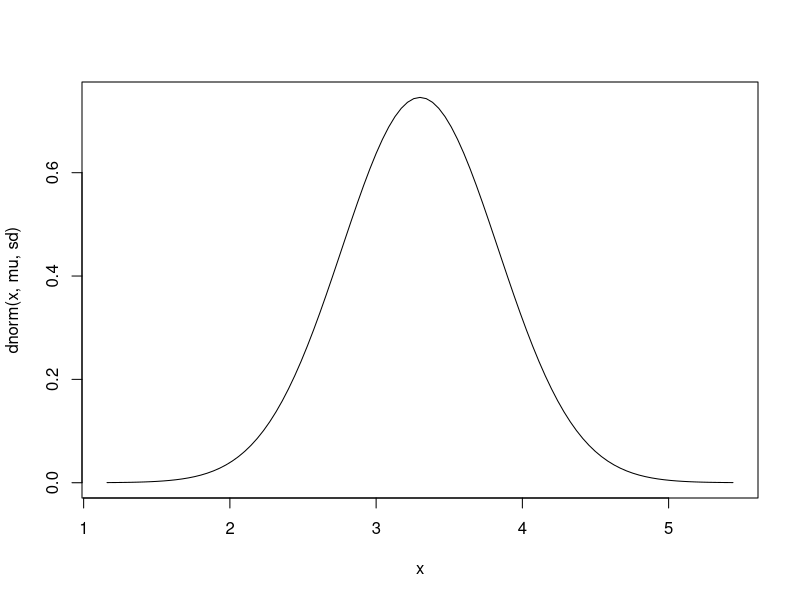
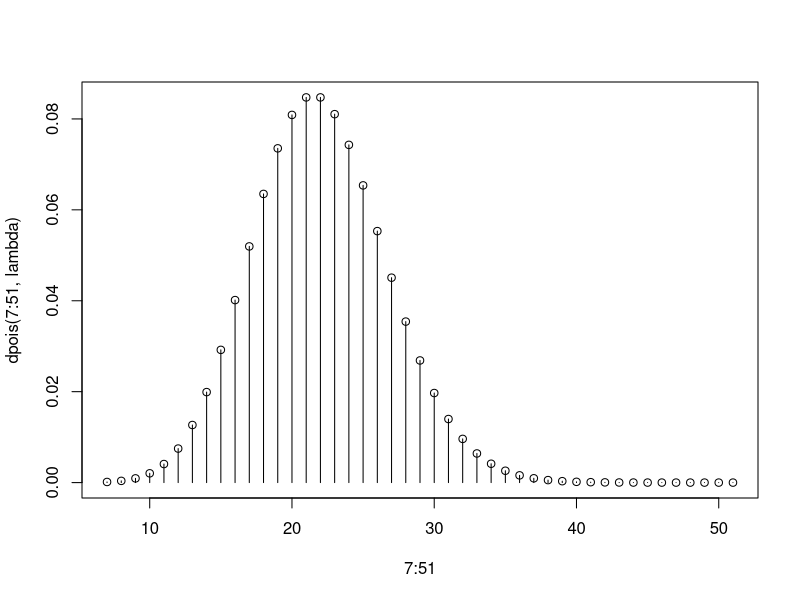
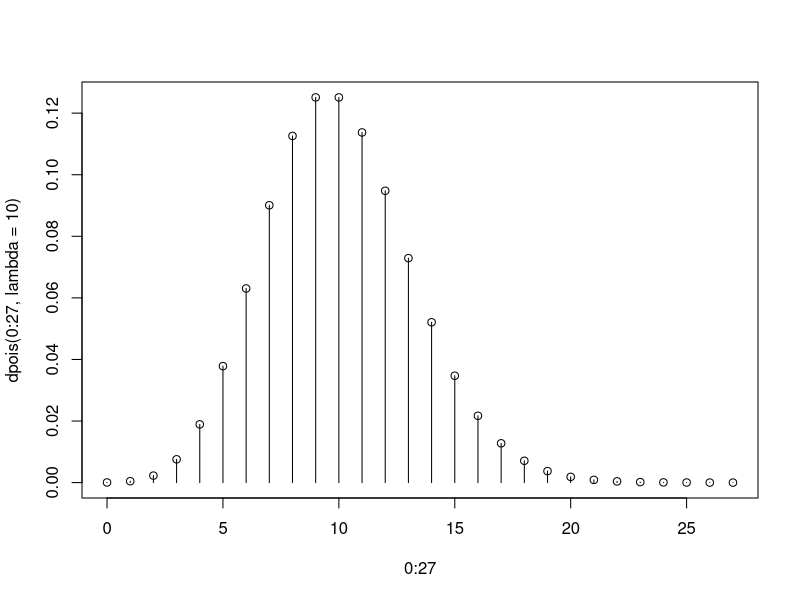
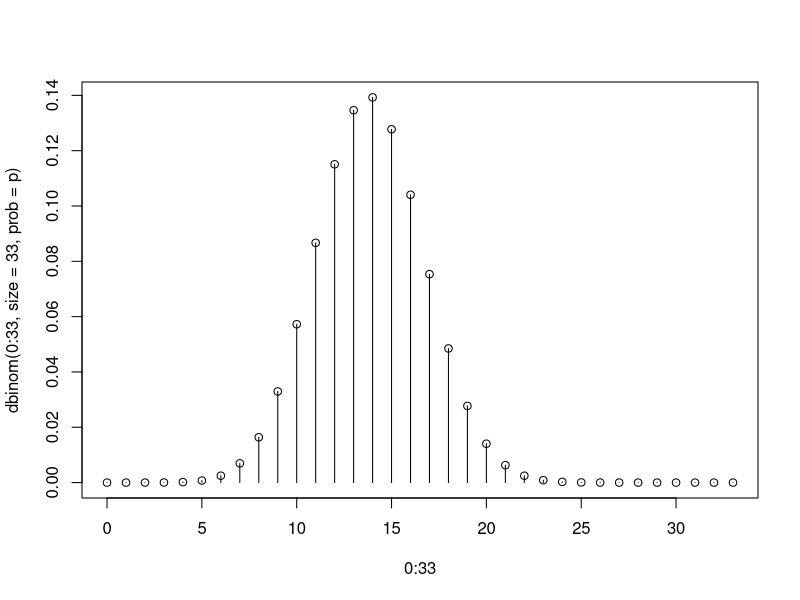

Write the R code that produced these figures, in order.

#################### PREGUNTA 1 ####################

# El contenido de una probeta del laboratorio de química se distribuye normalmente con media 4. cl y desviación estándar de 0.97 cl:
mu = 3.3; sd = 0.535
# 1.¿Cuál es la gráfica correcta de la función de densidad delcontenido de una probeta?
curve(dnorm(x,mu,sd),xlim=c(mu-4*sd,mu+4*sd))

# 2. ¿Cuál es la probabilidad de que una probeta determinada tenga más de 4.1 cl?
x1 = 2.2
1-pnorm(x1,mu,sd) # 1-prob = "tenga más de x1"

# 3. ¿Cuál es la probabilidad de que una probeta determinada tenga entre 3.1 cl y 4. cl?
x2 = 2.2 ; x3 = 4.3 # x3 >= X >= x2
pnorm(x3,mu,sd)-pnorm(x2,mu,sd)

# 4. Calcule el percentil 0.86 de la función de densidad:
percentil = 0.34
qnorm(percentil,mu,sd)

# 5. En un conjunto de 7 probetas, ¿Cuál es la probabilidad de que el contenido líquido total sea inferior a 22.9 cl?
n = 9; x4 = 26.5
pnorm(x4,n*mu,sqrt(n)*sd)

# Matlab: daxContModels.p; 3; mu=mu*n, sd=sd*sqrt(n); 1; 26.5(mostra)

###################################################




#################### PREGUNTA 2 ###################

# Al probar un cierto tipo de neumático de camión en un terreno accidentado, se encuentra que el 52% de los camiones no puede completar la
# prueba sin una explosión en los neumáticos. Se quiere saber:

#1.¿Cuál es la probabilidad de que se prueben 94 camiones hasta que 50 sufran una explosión en los neumáticos?
X = 94 # num. total camions
r1 = 50 # num. encerts (94 camiones hasta que 50 sufran)
p = 0.52 # probabilidad 48% de los camiones no puede completar
dnbinom(X-r1,r1,p)

#2.¿Cuál es la probabilidad de que se pruebe entre 48 y 51 (ambos incluidos) camiones hasta encontrar 25 que sufran explosión en losneumáticos?
x1 = 51; x2 = 48; r2 = 25
pnbinom(x1-r2,r2,p)-pnbinom((x2-1)-r2,r2,p)

#3. Si Z es la variable aleatoria que cuenta el número de camiones a probar hasta que se obtengan 33 que sufran explosión en losneumáticos, calcula:
# E(Z) = r/p
r3 = 33

# El valor esperado de Z:
r3/p

# La varianza de Z:    V(Z) = n*(1-p)/p^2
n = 33
n*(1-p)/p^2

####################################################




#################### PRGUNTA 3 ####################

# El número de llamadas telefónicas que llegan a una central telefónica a menudo se modela como una variable aleatoria de Poisson.
# Supongamos que en promedio hay 22 llamadas por hora.
lambda = 22

# 1. ¿Cuál es la probabilidad de que pase un tiempo de 0.03 horas entre dos llamadas?

# SOLUCIÓN: La probabilidad de que una variable continua tome un valor exacto es siempre 0!

# 2. ¿Cuál es la probabilidad de que pase un tiempo MÁXIMO de 0.054 horas entre dos llamadas?
t = 0.054
pexp(t,lambda) # també pexp(t,mu,lower.tail=F)

# 3. Un experimento se define como contabilizar el tiempo entre dos llamadas. Si se simulan 200000 experimentos, la media del tiempo
# entre dos llamadas es un valor cercano a: (Seleccione una de las siguientes opciones)
1/lambda
set.seed(23); mean(rexp(200000,22))

###################################################




#################### PRGUNTA 4 ####################

#Un estudio examinó las actitudes nacionales sobre los antidepresivos. El estudio reveló que el 47% de la gente cree que "los antidepresivos
#realmente no curan nada, solo encubren el problema real". De acuerdo con dicho estudio:
p= 0.47
#1. Calcula la probabilidad de que exactamente 14 de las siguientes 26 personas seleccionadas al azar sean de esta opinión?
X1= 26
x1 = 14

dbinom(x1,X1,p)

# 2. ¿Cuál es la probabilidad de que como máximo 19 de las siguientes 30 personas seleccionadas al azar sean de esta opinión?
X2= 30
x2 = 19
pbinom(x2,X2,p)

# 3. Si X es la variable aleatoria que cuenta el número de personas (de 34 seleccionadas al azar) que no están de acuerdo con dicha opinión, calcula:
n = 34

# El valor esperado de X:
n*(1-p)

# La varianza de X:     V(X)=n*p*(1-p) = 34*0.53*(1-0.53)
n*(1-p)*(1-(1-p))

# El primer cuartil de :
q1 = 0.25
qbinom(q1,n,(1-p))


#4. Un experimento se define como la selección aleatoria de 28 personas y determinar el número de personas con esta opinión. Si se hace
#la simulación de 500000 experimentos, el promedio del número de personas con esta opinión es un valor cercano a (seleccione una de
#las siguientes opciones):

n2 = 28
n2*p

exp = 500000
mean(rbinom(exp,n2,p))

###################################################




#################### PRGUNTA 5 ####################

# El número de llamadas telefónicas que llegan a una central telefónica a menudo se modela como una variable aleatoria de Poisson.
# Supongamos que en promedio hay 22 llamadas por hora.
lambda = 22

# 1. ¿Cuál es la probabilidad de que haya más de 15 llamadas en una hora?
n3= 15
1-ppois(n3,lambda)

# 2. ¿Cuál es la probabilidad de que haya exactamente 64 llamadas en 4 horas?
L=64
t = 4
dpois(L,t*lambda)

# 3. Un experimento se define como el número de llamadas en una hora determinada. Si simulamos 500000 experimentos, la varianza de
# las llamadas en un hora es un valor cercano a: (Seleccione una de las siguientes opciones)

set.seed(23); var(rpois(500000,lambda))

# 4. ¿Cuál es el gráfico correcto para la función de probabilidad de la variable que representa el número de llamadas en una hora?
# (Seleccione una de las siguientes opciones)

plot(7:51, dpois(7:51,lambda),type="h"); points(7:51,dpois(7:51,lambda))

###################################################





#################### PRGUNTA BUENARDO 1.4 ####################

# Una investigación previa ha demostrado que el número de imperfecciones en un alambre fino de cobre tiene una media de 10 imperfecciones por centímetro de longitud.
mu = 10

# 1. ¿Cuál es la probabilidad de que se encuentren más de 11 imperfecciones en un 1 centímetro del alambre?
x5 = 11
1-ppois(x5,mu)

# 2. ¿Cuál es la probabilidad de que se encuentren 41 imperfecciones en 4 centímetros del alambre?
x6 = 41
l1 = 4
dpois(x6,l1*mu)

# 3. Un experimento se define como la inspección de 1 centímetro de alambre. Si se simulan 400000 experimentos, la varianza del númerode imperfecciones encontradas en 1 centímetro de alambre es un valor cercano a: (Seleccione una de las siguientes opciones)
s = 400000

set.seed(23); var(rpois(s,mu))

# 4.¿Cuál es la gráfica correcta de la función de probabilidad de la variable aleatoria que representa el número de imperfeccionesencontradas en 1 centímetro de alambre? (Seleccione una de las siguientes opciones)

plot(0:27,dpois(0:27,lambda=10),type="h"); points(0:27, dpois(0:27,lambda=10))


###################################################




#################### PRGUNTA BUENARDO 1.5 ####################

# Al probar un cierto tipo de neumático de camión en un terreno accidentado, se encuentra que el 42% de los camiones no puede completar laprueba sin una explosión. De los siguientes 33 camions probados, se quiere saber:
p=0.42
x7=33
# 1. ¿Cuál es la probabilidad de que 11 camiones tengan una explosión?
cam=11
dbinom(cam,x7,p)

# 2. ¿Cuál es la probabilidad de que más de 19 camiones tengan una explosión?
x8=19
1-pbinom(x8,x7,p)

# 3. Un experimento se define como la selección aleatoria de 33 camiones y determinar el número de camiones con explosión. Si sesimulan 100000 experimentos, el promedio del número de camiones con explosión es un valor cercano a (Escoja una de las siguientesopciones):
s = 100000
mean(rbinom(s,x7,p))

# 4. ¿Cuál es la gráfica correcta de la función de distribución para el número de camiones con explosión en sus neumáticos (Escoja una delas siguientes opciones):
plot(0:33,dbinom(0:33,size=33,prob=p),type="h"); points(0:33, dbinom(0:33,size=33,prob=p))

###################################################
